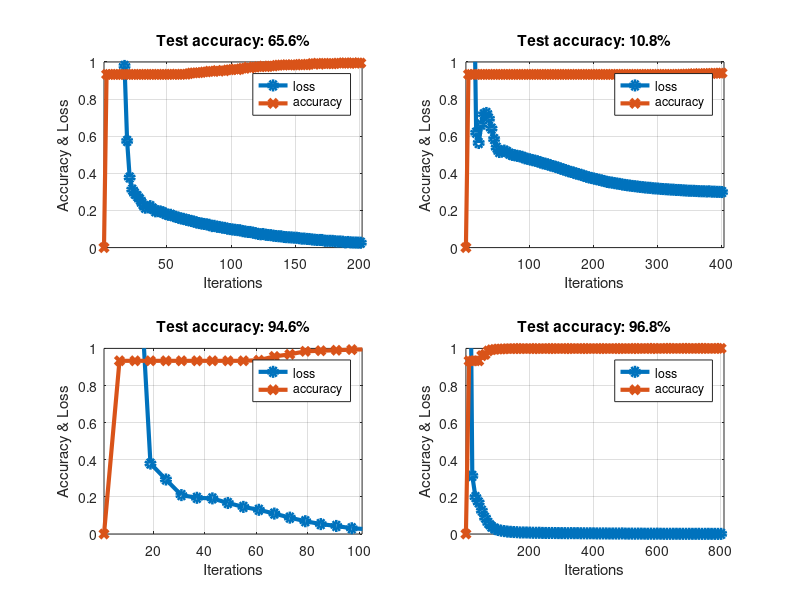

Write MATLAB code to recreate this figure.
a=[4.12729 0.0
3.99448 0.933054
3.81696 0.933054
3.5504 0.933054
3.18501 0.933054
2.71816 0.933054
2.15295 0.933054
1.55029 0.933054
0.978526 0.933054
0.574598 0.933054
0.377462 0.933054
0.312442 0.933054
0.290577 0.933054
0.276658 0.933054
0.258264 0.933054
0.235159 0.933054
0.214934 0.933054
0.217104 0.933054
0.223355 0.933054
0.209298 0.933054
0.195548 0.933054
0.196311 0.933054
0.194548 0.933054
0.189413 0.933054
0.181542 0.933054
0.176696 0.933054
0.176736 0.933891
0.169943 0.933054
0.165149 0.933891
0.161189 0.933054
0.157043 0.933054
0.154773 0.933891
0.1498 0.933891
0.14723 0.937239
0.143454 0.940586
0.140121 0.941423
0.135441 0.941423
0.13217 0.942259
0.129491 0.943933
0.1273 0.946443
0.12499 0.946443
0.122811 0.950628
0.115782 0.949791
0.117129 0.949791
0.112056 0.953975
0.111171 0.950628
0.107244 0.953975
0.106218 0.952301
0.102251 0.957322
0.0997452 0.958159
0.0976329 0.959833
0.0961431 0.962343
0.0941963 0.958159
0.0934398 0.961506
0.0885171 0.966527
0.0868475 0.966527
0.084169 0.972385
0.0840708 0.967364
0.0801877 0.971548
0.0780697 0.972385
0.0734594 0.974895
0.0717561 0.974895
0.0731462 0.978243
0.0689542 0.974895
0.0678379 0.975732
0.0669221 0.978243
0.0638572 0.978243
0.0624272 0.98159
0.0610787 0.983264
0.0608338 0.9841
0.0570913 0.983264
0.0562718 0.984937
0.0553506 0.9841
0.0547065 0.984937
0.053483 0.9841
0.0530214 0.983264
0.0508116 0.986611
0.048229 0.988285
0.0486853 0.984937
0.0467297 0.9841
0.0462155 0.986611
0.0436085 0.991632
0.0424695 0.991632
0.0411121 0.993305
0.041079 0.987448
0.0409427 0.990795
0.036511 0.993305
0.0365021 0.992469
0.0365123 0.990795
0.036185 0.989958
0.0339283 0.991632
0.0327387 0.994142
0.0330337 0.993305
0.0318155 0.994979
0.0281999 0.995816
0.030177 0.993305
0.0281467 0.992469
0.0274842 0.995816
0.0272271 0.994142
0.0268021 0.994979
0.0262995 0.994142];

b = [4.13646 0.0
3.79495 0.933054
2.97145 0.933054
1.61943 0.933054
0.618906 0.933054
0.563567 0.933054
0.662283 0.933054
0.718316 0.933054
0.725104 0.933054
0.694227 0.933054
0.641215 0.933054
0.584557 0.933054
0.538244 0.933054
0.515075 0.933054
0.517074 0.933054
0.52267 0.933054
0.515636 0.933054
0.506028 0.933054
0.499591 0.933054
0.497709 0.933054
0.494295 0.933054
0.491746 0.933054
0.488919 0.933054
0.481123 0.933054
0.47874 0.933054
0.475044 0.933054
0.471027 0.933054
0.468326 0.933054
0.464433 0.933054
0.460039 0.933054
0.45405 0.933054
0.452156 0.933054
0.448037 0.933054
0.443059 0.933054
0.439157 0.933054
0.435254 0.933054
0.430619 0.933054
0.425575 0.933054
0.421211 0.933054
0.417216 0.933054
0.411535 0.933054
0.407708 0.933054
0.404362 0.933054
0.398924 0.933054
0.395818 0.933054
0.391838 0.933054
0.386558 0.933054
0.382298 0.933054
0.378328 0.933054
0.375054 0.933054
0.37154 0.933054
0.368666 0.933054
0.365088 0.933054
0.361662 0.933054
0.358929 0.933054
0.35379 0.933054
0.351928 0.933054
0.350239 0.933054
0.347325 0.933054
0.345033 0.933054
0.343187 0.933054
0.339938 0.933054
0.33782 0.933054
0.335849 0.933054
0.334172 0.933054
0.331996 0.933054
0.330518 0.933054
0.328823 0.933054
0.327002 0.933054
0.325525 0.933054
0.323802 0.933054
0.322611 0.933054
0.321964 0.933054
0.319485 0.933054
0.318785 0.933054
0.318064 0.933054
0.316152 0.933054
0.315481 0.933054
0.31433 0.933054
0.313714 0.933054
0.312398 0.933054
0.312202 0.933054
0.310543 0.933054
0.310333 0.933891
0.30928 0.933891
0.308228 0.933891
0.30741 0.934728
0.306347 0.934728
0.3062 0.935565
0.305837 0.937239
0.304889 0.935565
0.303936 0.937239
0.303441 0.936402
0.303392 0.937239
0.302204 0.938075
0.303346 0.938075
0.301284 0.938075
0.301413 0.939749
0.300413 0.938912
0.300285 0.939749
0.299263 0.940586];

c = [4.13709 0.0
3.52205 0.933054
1.86809 0.933054
0.379398 0.933054
0.293652 0.933054
0.209599 0.933054
0.195023 0.933054
0.191856 0.933054
0.167121 0.933054
0.145978 0.933054
0.130375 0.936402
0.109991 0.956485
0.0881819 0.968201
0.0688565 0.9841
0.0534041 0.987448
0.0433157 0.989958
0.0308422 0.993305
0.0259084 0.994979
0.021469 0.996653
0.0185319 0.99749
0.0163502 0.998326
0.0141035 0.998326
0.0136433 0.998326
0.0118608 0.999163
0.0114009 0.999163
0.0113159 0.999163
0.010109 0.999163
0.00936191 0.999163
0.00898724 0.999163
0.00861165 0.999163
0.0074031 0.999163
0.00803926 0.999163
0.00708022 0.999163
0.00725029 0.999163
0.00724536 0.999163
0.00720592 0.999163
0.00655997 0.999163
0.00624568 0.999163
0.00631971 0.999163
0.00661922 0.999163
0.00560614 0.999163
0.00520976 0.999163
0.00534898 0.999163
0.00545659 0.999163
0.00484919 0.999163
0.00541362 0.999163
0.0051312 0.999163
0.00501175 0.999163
0.00486236 0.999163
0.00545716 0.999163
0.00456034 0.999163
0.00476543 0.999163
0.00473487 0.999163
0.00378376 0.999163
0.00413532 0.999163
0.00396257 0.999163
0.00447201 0.999163
0.00382854 0.999163
0.00394765 0.999163
0.00349152 0.999163
0.00315989 0.999163
0.00322176 0.999163
0.00347456 0.999163
0.00308501 0.999163
0.0029931 0.999163
0.00333058 0.999163
0.00286678 0.999163
0.00267336 0.999163
0.00248418 0.999163
0.00287563 0.999163
0.00263996 0.999163
0.00275581 0.999163
0.00253364 0.999163
0.0028155 0.999163
0.0030341 0.999163
0.00273392 0.999163
0.00238671 0.999163
0.00260509 0.999163
0.00213337 0.999163
0.00260174 0.999163
0.00204902 0.999163
0.00232398 0.999163
0.00215793 0.999163
0.0018936 1.0
0.00196672 0.999163
0.00170994 1.0
0.00181612 0.999163
0.00175004 0.999163
0.00166837 0.999163
0.00147151 1.0
0.00186832 0.999163
0.00187342 0.999163
0.00129288 1.0
0.00152385 1.0
0.00160725 1.0
0.00167468 1.0
0.00139735 1.0
0.00155497 1.0
0.00152471 1.0
0.00112648 1.0
0.0012622 1.0];

d = [4.13615 0.0
2.34551 0.933054
0.313079 0.933054
0.198759 0.933054
0.169687 0.933054
0.125433 0.960669
0.0879265 0.967364
0.0596581 0.986611
0.0397789 0.992469
0.0291128 0.994979
0.021771 0.996653
0.0181529 0.996653
0.0156744 0.99749
0.0130473 0.998326
0.011847 0.998326
0.0106128 0.999163
0.00976365 0.999163
0.0081401 0.999163
0.00831515 0.999163
0.00809808 0.998326
0.00752027 0.999163
0.00679874 0.999163
0.0065308 0.999163
0.00680841 0.998326
0.00587246 0.999163
0.00554769 0.999163
0.00540952 0.999163
0.00541614 0.999163
0.00513495 0.999163
0.00481736 0.999163
0.00463979 0.999163
0.00459213 0.999163
0.00401513 0.999163
0.0047171 0.999163
0.00432117 0.999163
0.00450897 0.999163
0.00381412 0.999163
0.00384461 0.999163
0.00337034 0.999163
0.0037925 0.999163
0.00359491 0.999163
0.00305537 0.999163
0.00295063 0.999163
0.0031393 0.999163
0.00298196 0.999163
0.00257418 0.999163
0.00266076 0.999163
0.0026953 0.999163
0.00232348 0.999163
0.0031702 0.999163
0.00221687 0.999163
0.00197567 0.999163
0.00215725 0.999163
0.00171526 1.0
0.00214622 0.999163
0.00196316 0.999163
0.00169523 1.0
0.00132807 1.0
0.00190757 0.999163
0.00134682 1.0
0.00201809 0.999163
0.00146361 1.0
0.00118231 1.0
0.00110328 1.0
0.00119777 1.0
0.00131901 1.0
0.00129975 1.0
0.00110211 1.0
0.00114534 1.0
0.00107212 1.0
0.00117123 1.0
0.000986646 1.0
0.00104948 1.0
0.00121152 1.0
0.000806719 1.0
0.000937102 1.0
0.00107281 1.0
0.000787281 1.0
0.000847024 1.0
0.000740122 1.0
0.000790011 1.0];

subplot(2,2,1);
loss_a = a(:,1);
acc_a = a(:,2);
plot(1:2:202,loss_a,'-o','Linewidth',3);hold on; grid on;
plot(1:2:202,acc_a,'-x','Linewidth',3);
axis([1,202,0,1]);
xlabel('Iterations');
ylabel('Accuracy & Loss');
legend('loss','accuracy');
title('Test accuracy: 65.6%');

subplot(2,2,2);
loss_b = b(:,1);
acc_b = b(:,2);
plot(1:4:404,loss_b,'-o','Linewidth',3);hold on; grid on;
plot(1:4:404,acc_b,'-x','Linewidth',3);
axis([1,404,0,1]);
xlabel('Iterations');
ylabel('Accuracy & Loss');
legend('loss','accuracy');
title('Test accuracy: 10.8%');

subplot(2,2,3);
loss_c = c(:,1);
acc_c = c(:,2);
plot(1:6:606,loss_c,'-o','Linewidth',3);hold on; grid on;
plot(1:6:606,acc_c,'-x','Linewidth',3);
axis([1,101,0,1]);
xlabel('Iterations');
ylabel('Accuracy & Loss');
legend('loss','accuracy');
title('Test accuracy: 94.6%');

subplot(2,2,4);
loss_d = d(:,1);
acc_d = d(:,2);
plot(1:10:810,loss_d,'-o','Linewidth',3);hold on; grid on;
plot(1:10:810,acc_d,'-x','Linewidth',3);
axis([1,810,0,1]);
xlabel('Iterations');
ylabel('Accuracy & Loss');
legend('loss','accuracy');
title('Test accuracy: 96.8%');
